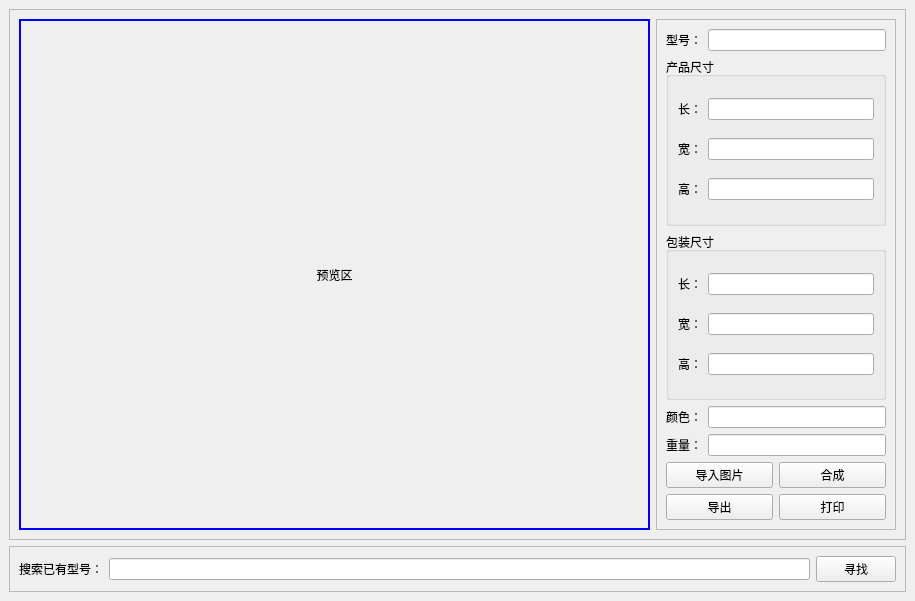
<?xml version="1.0" encoding="UTF-8"?>
<ui version="4.0">
 <class>MainWindow</class>
 <widget class="QMainWindow" name="MainWindow">
  <property name="geometry">
   <rect>
    <x>0</x>
    <y>0</y>
    <width>915</width>
    <height>598</height>
   </rect>
  </property>
  <property name="windowTitle">
   <string>MARKINGER</string>
  </property>
  <widget class="QWidget" name="centralwidget">
   <layout class="QVBoxLayout" name="verticalLayout_5">
    <item>
     <widget class="QFrame" name="top">
      <property name="frameShape">
       <enum>QFrame::Shape::StyledPanel</enum>
      </property>
      <property name="frameShadow">
       <enum>QFrame::Shadow::Raised</enum>
      </property>
      <layout class="QHBoxLayout" name="horizontalLayout_12">
       <item>
        <widget class="QFrame" name="frame">
         <property name="minimumSize">
          <size>
           <width>631</width>
           <height>511</height>
          </size>
         </property>
         <property name="styleSheet">
          <string notr="true">#frame{
border:2px solid blue;
}</string>
         </property>
         <property name="frameShape">
          <enum>QFrame::Shape::StyledPanel</enum>
         </property>
         <property name="frameShadow">
          <enum>QFrame::Shadow::Raised</enum>
         </property>
         <layout class="QVBoxLayout" name="verticalLayout">
          <property name="spacing">
           <number>0</number>
          </property>
          <property name="leftMargin">
           <number>0</number>
          </property>
          <property name="topMargin">
           <number>0</number>
          </property>
          <property name="rightMargin">
           <number>0</number>
          </property>
          <property name="bottomMargin">
           <number>0</number>
          </property>
          <item>
           <widget class="QLabel" name="label">
            <property name="minimumSize">
             <size>
              <width>0</width>
              <height>0</height>
             </size>
            </property>
            <property name="text">
             <string>预览区</string>
            </property>
            <property name="alignment">
             <set>Qt::AlignmentFlag::AlignCenter</set>
            </property>
           </widget>
          </item>
         </layout>
        </widget>
       </item>
       <item>
        <widget class="QFrame" name="frame_2">
         <property name="sizePolicy">
          <sizepolicy hsizetype="Preferred" vsizetype="Preferred">
           <horstretch>0</horstretch>
           <verstretch>0</verstretch>
          </sizepolicy>
         </property>
         <property name="frameShape">
          <enum>QFrame::Shape::StyledPanel</enum>
         </property>
         <property name="frameShadow">
          <enum>QFrame::Shadow::Raised</enum>
         </property>
         <layout class="QVBoxLayout" name="verticalLayout_4">
          <item>
           <layout class="QHBoxLayout" name="horizontalLayout_2">
            <item>
             <widget class="QLabel" name="label_2">
              <property name="text">
               <string>型号：</string>
              </property>
             </widget>
            </item>
            <item>
             <widget class="QLineEdit" name="name"/>
            </item>
           </layout>
          </item>
          <item>
           <widget class="QGroupBox" name="groupBox">
            <property name="minimumSize">
             <size>
              <width>220</width>
              <height>141</height>
             </size>
            </property>
            <property name="title">
             <string>产品尺寸</string>
            </property>
            <layout class="QVBoxLayout" name="verticalLayout_2">
             <item>
              <layout class="QHBoxLayout" name="horizontalLayout_6">
               <item>
                <widget class="QLabel" name="label_3">
                 <property name="text">
                  <string>长：</string>
                 </property>
                </widget>
               </item>
               <item>
                <widget class="QLineEdit" name="PA">
                 <property name="minimumSize">
                  <size>
                   <width>157</width>
                   <height>0</height>
                  </size>
                 </property>
                 <property name="sizeIncrement">
                  <size>
                   <width>133</width>
                   <height>0</height>
                  </size>
                 </property>
                </widget>
               </item>
              </layout>
             </item>
             <item>
              <layout class="QHBoxLayout" name="horizontalLayout_7">
               <item>
                <widget class="QLabel" name="label_4">
                 <property name="text">
                  <string>宽：</string>
                 </property>
                </widget>
               </item>
               <item>
                <widget class="QLineEdit" name="PB">
                 <property name="minimumSize">
                  <size>
                   <width>157</width>
                   <height>0</height>
                  </size>
                 </property>
                </widget>
               </item>
              </layout>
             </item>
             <item>
              <layout class="QHBoxLayout" name="horizontalLayout_8">
               <item>
                <widget class="QLabel" name="label_5">
                 <property name="text">
                  <string>高：</string>
                 </property>
                </widget>
               </item>
               <item>
                <widget class="QLineEdit" name="PH">
                 <property name="minimumSize">
                  <size>
                   <width>157</width>
                   <height>0</height>
                  </size>
                 </property>
                 <property name="sizeIncrement">
                  <size>
                   <width>133</width>
                   <height>0</height>
                  </size>
                 </property>
                </widget>
               </item>
              </layout>
             </item>
            </layout>
           </widget>
          </item>
          <item>
           <widget class="QGroupBox" name="groupBox_2">
            <property name="minimumSize">
             <size>
              <width>220</width>
              <height>144</height>
             </size>
            </property>
            <property name="title">
             <string>包装尺寸</string>
            </property>
            <layout class="QVBoxLayout" name="verticalLayout_3">
             <item>
              <layout class="QHBoxLayout" name="horizontalLayout_11">
               <item>
                <widget class="QLabel" name="label_7">
                 <property name="text">
                  <string>长：</string>
                 </property>
                </widget>
               </item>
               <item>
                <widget class="QLineEdit" name="PA2">
                 <property name="minimumSize">
                  <size>
                   <width>157</width>
                   <height>0</height>
                  </size>
                 </property>
                </widget>
               </item>
              </layout>
             </item>
             <item>
              <layout class="QHBoxLayout" name="horizontalLayout_10">
               <item>
                <widget class="QLabel" name="label_6">
                 <property name="text">
                  <string>宽：</string>
                 </property>
                </widget>
               </item>
               <item>
                <widget class="QLineEdit" name="PB2">
                 <property name="minimumSize">
                  <size>
                   <width>157</width>
                   <height>0</height>
                  </size>
                 </property>
                </widget>
               </item>
              </layout>
             </item>
             <item>
              <layout class="QHBoxLayout" name="horizontalLayout_9">
               <item>
                <widget class="QLabel" name="label_8">
                 <property name="text">
                  <string>高：</string>
                 </property>
                </widget>
               </item>
               <item>
                <widget class="QLineEdit" name="PH2">
                 <property name="minimumSize">
                  <size>
                   <width>157</width>
                   <height>0</height>
                  </size>
                 </property>
                </widget>
               </item>
              </layout>
             </item>
            </layout>
           </widget>
          </item>
          <item>
           <layout class="QHBoxLayout" name="horizontalLayout_3">
            <item>
             <widget class="QLabel" name="label_9">
              <property name="text">
               <string>颜色：</string>
              </property>
             </widget>
            </item>
            <item>
             <widget class="QLineEdit" name="color"/>
            </item>
           </layout>
          </item>
          <item>
           <layout class="QHBoxLayout" name="horizontalLayout_4">
            <item>
             <widget class="QLabel" name="label_10">
              <property name="text">
               <string>重量：</string>
              </property>
             </widget>
            </item>
            <item>
             <widget class="QLineEdit" name="weight"/>
            </item>
           </layout>
          </item>
          <item>
           <layout class="QHBoxLayout" name="horizontalLayout_5">
            <item>
             <widget class="SimpleButton_4" name="inpix">
              <property name="text">
               <string>导入图片</string>
              </property>
             </widget>
            </item>
            <item>
             <widget class="SimpleButton_4" name="mix">
              <property name="text">
               <string>合成</string>
              </property>
             </widget>
            </item>
           </layout>
          </item>
          <item>
           <layout class="QHBoxLayout" name="horizontalLayout_13">
            <item>
             <widget class="SimpleButton_4" name="out">
              <property name="text">
               <string>导出</string>
              </property>
             </widget>
            </item>
            <item>
             <widget class="SimpleButton_4" name="print">
              <property name="text">
               <string>打印</string>
              </property>
             </widget>
            </item>
           </layout>
          </item>
         </layout>
        </widget>
       </item>
      </layout>
     </widget>
    </item>
    <item>
     <widget class="QFrame" name="bottom">
      <property name="frameShape">
       <enum>QFrame::Shape::StyledPanel</enum>
      </property>
      <property name="frameShadow">
       <enum>QFrame::Shadow::Raised</enum>
      </property>
      <layout class="QHBoxLayout" name="horizontalLayout">
       <item>
        <widget class="QLabel" name="label_11">
         <property name="text">
          <string>搜索已有型号：</string>
         </property>
        </widget>
       </item>
       <item>
        <widget class="QLineEdit" name="name_find"/>
       </item>
       <item>
        <widget class="SimpleButton_4" name="finder">
         <property name="text">
          <string>寻找</string>
         </property>
        </widget>
       </item>
      </layout>
     </widget>
    </item>
   </layout>
  </widget>
 </widget>
 <customwidgets>
  <customwidget>
   <class>SimpleButton_4</class>
   <extends>QPushButton</extends>
   <header>simplebutton_4</header>
  </customwidget>
 </customwidgets>
 <resources/>
 <connections/>
</ui>
